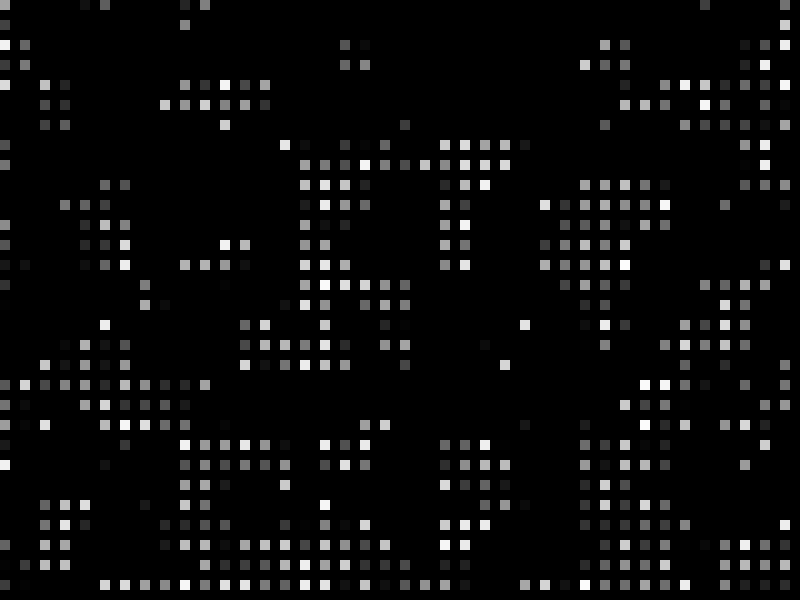
Frame 1 (no input)
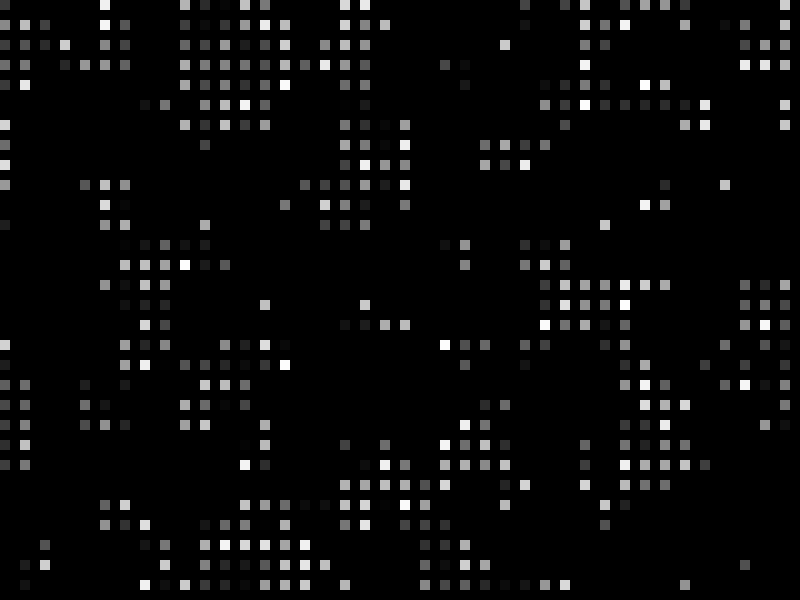
Frame 60 (the mouse pressed at the canvas centre just before this capture)
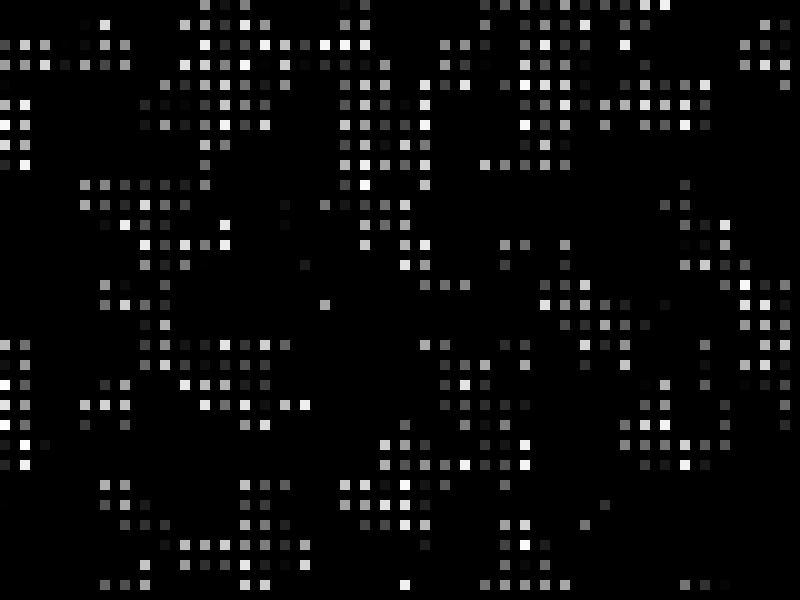
Frame 120 (the mouse held since frame 60 and released just before this capture)

The Processing sketch that drew these frames (run headless with seeded random() and noise(); from frame 60 on, the mouse is pressed at the canvas centre):

// Processing sketch: eldritch_runes_1
// ── eldritch_runes_1.pde
float noiseScale = 0.02;
float flickerThreshold = 0.5;

void setup() {
  size(800, 600);
  background(0);
  frameRate(30);
}

void draw() {
  // Clear the screen
  background(0);

  // Draw eldritch runes
  for (int x = 0; x < width; x += 20) {
    for (int y = 0; y < height; y += 20) {
      // Generate noise value for current position
      float noiseVal = noise(x * noiseScale, y * noiseScale, frameCount * 0.01);

      // Determine whether to draw the rune based on noise value
      if (noiseVal > flickerThreshold) {
        // Set color to a random shade of gray
        int gray = int(random(0, 255));
        fill(gray);
        noStroke();

        // Draw the rune (you can replace this with your own rune drawing code)
        rect(x, y, 10, 10);
      }
    }
  }
}
